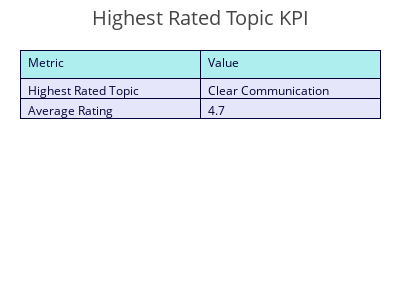

Notebook source saved alongside this figure:
### Code cell
# Example usage:
create_highest_rated_topic_kpi(df)

### Figure 1 — Plotly figure (JSON) as saved in the notebook; plotly's stock layout.template omitted (floating-point values rounded to 4 significant figures)
{"data": [{"cells": {"align": "left", "fill": {"color": "lavender"}, "values": [["Highest Rated Topic", "Average Rating"], ["Clear Communication", 4.7]]}, "header": {"align": "left", "fill": {"color": "paleturquoise"}, "values": ["Metric", "Value"]}, "type": "table"}], "layout": {"height": 300, "margin": {"b": 20, "l": 20, "r": 20, "t": 50}, "title": {"font": {"size": 20}, "text": "Highest Rated Topic KPI", "x": 0.5, "xanchor": "center"}, "width": 400}}
